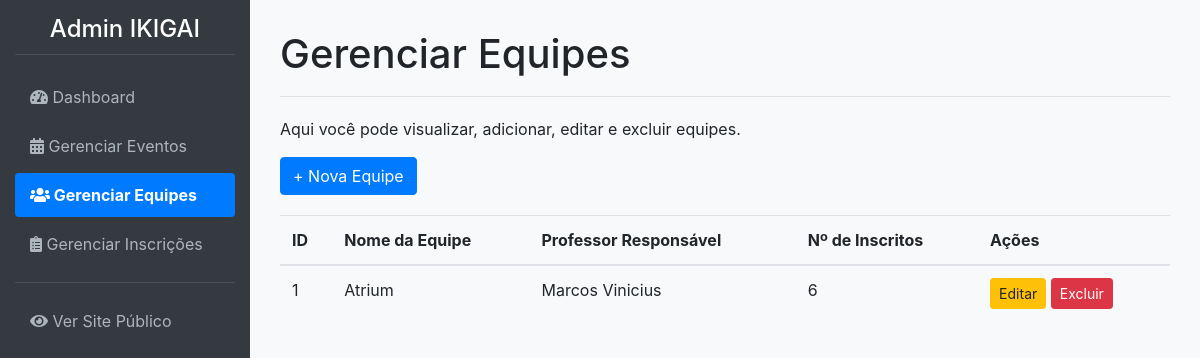
/admin/equipes (signed in), run on the app's committed database.
### app/models.py (models this page shows, shortened)
class Equipe(db.Model):
    __tablename__ = 'equipes'
    id = db.Column(db.Integer, primary_key=True)
    nome_equipe = db.Column(db.String(100), nullable=False, unique=True)
    professor_responsavel = db.Column(db.String(100), nullable=False)
    inscricoes = db.relationship('Inscricao', backref='equipe', lazy=True)

### app/admin/routes.py (the view)
@bp.route('/equipes')
@login_required
def gerenciar_equipes():
    equipes = Equipe.query.order_by(Equipe.nome_equipe).all()
    return render_template('admin/admin_gerenciar_equipes.html', equipes=equipes)

### app/__init__.py (called while the page is built)
@login_manager.user_loader
def load_user(user_id):
    return models.User.query.get(int(user_id))

### app/admin/routes.py (called while the page is built)
@bp.before_request
def before_request_handler():
    if current_app.config.get('DEBUG') and not current_user.is_authenticated:
        user = User.query.first()
        if user:
            login_user(user)

### app/templates/admin/admin_gerenciar_equipes.html (shortened to what this page needs)
{% extends 'admin/admin_base.html' %}
{% block page_title %}Gerenciar Equipes{% endblock %}
{% block content %}
<p>Aqui você pode visualizar, adicionar, editar e excluir equipes.</p>
<a href="{{ url_for('admin.nova_equipe') }}" class="btn btn-primary" style="margin-bottom: 20px;">+ Nova Equipe</a>
{% if equipes %}
    <table class="table">
        <thead>
            <tr>
                <th>ID</th>
                <th>Nome da Equipe</th>
                <th>Professor Responsável</th>
                <th>Nº de Inscritos</th>
                <th>Ações</th>
            </tr>
        </thead>
        <tbody>
            {% for equipe_item in equipes %}
            <tr>
                <td>{{ equipe_item.id }}</td>
                <td>{{ equipe_item.nome_equipe }}</td>
                <td>{{ equipe_item.professor_responsavel }}</td>
                <td>{{ equipe_item.inscricoes|length }}</td>
                <td class="action-links">
                    <a href="{{ url_for('admin.editar_equipe', equipe_id=equipe_item.id) }}" class="btn btn-warning btn-sm">Editar</a>
                    <form action="{{ url_for('admin.excluir_equipe', equipe_id=equipe_item.id) }}" method="POST" style="display:inline;" onsubmit="return confirm('Tem certeza que deseja excluir esta equipe?');">
                        <button type="submit" class="btn btn-danger btn-sm">Excluir</button>
                    </form>
                </td>
            </tr>
            {% endfor %}
        </tbody>
    </table>
{% else %}
    <p>Nenhuma equipe cadastrada ainda.</p>
{% endif %}
{% endblock %}

### app/static/css/admin_styles.css (style rules this page uses)
body { display: flex; background-color: #f8f9fa; }

### data on the page
Equipe: id "1", nome_equipe "Atrium", professor_responsavel "Marcos Vinicius", inscricoes|length "6"
